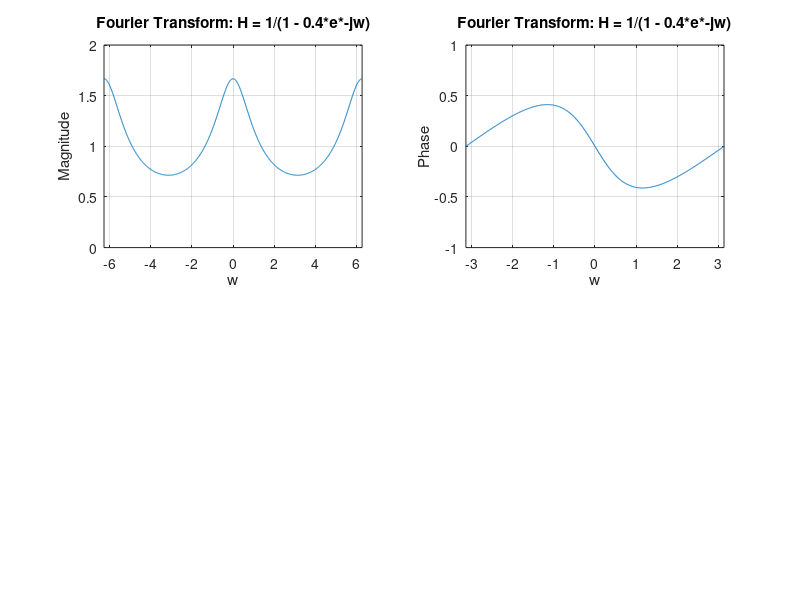

MATLAB code to generate this figure:
% Program P3_1
% Evaluation of Transform of H = 1/(1 - 0.4*e*-jw)

clf;

% Compute the frequency samples
w = -2*pi:.01:2*pi;
den = 1 - (0.4*e.^(-i*w));

H = 1./den;


% Magnitude Plot
subplot(2,2,1);
plot(w, abs(H)); grid;
xlabel("w");
ylabel("Magnitude");
title("Fourier Transform: H = 1/(1 - 0.4*e*-jw)");
axis([-2*pi 2*pi 0 2]);

% Phase Plot
subplot(2,2,2);
plot(w, angle(H)); grid;
xlabel("w");
ylabel("Phase");
title("Fourier Transform: H = 1/(1 - 0.4*e*-jw)");
axis([-pi pi -1 1]);

